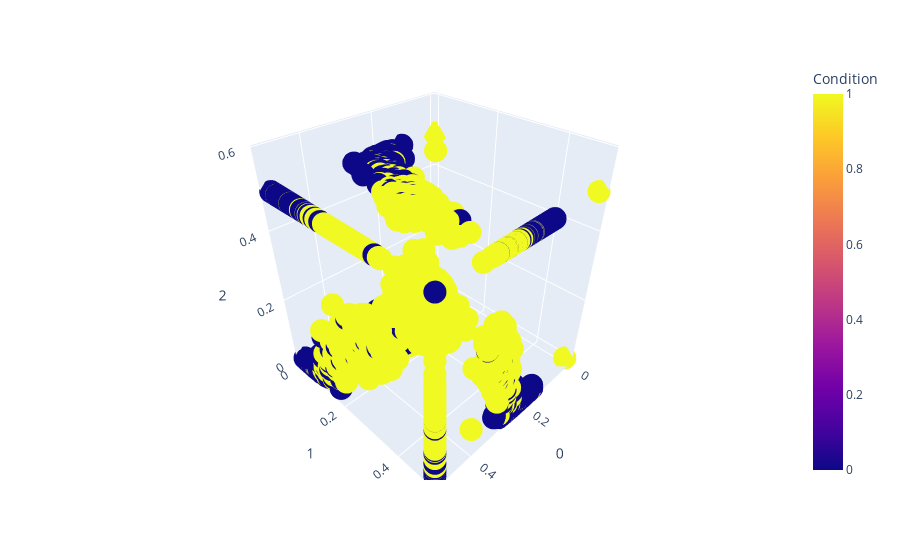

Notebook code for this chart:
### Code cell
import plotly.express as px
fig = px.scatter_3d(predd_df, x=0, y=1, z=2, color="Condition")
fig.show()

### Figure 1 — Plotly figure (JSON) as saved in the notebook; plotly's stock layout.template omitted (floating-point values rounded to 4 significant figures; data arrays with more than 128 entries replaced by an {"elided": "..."} marker saying what was removed)
{"data": [{"hovertemplate": "0=%{x}<br>1=%{y}<br>2=%{z}<br>Condition=%{marker.color}<extra></extra>", "legendgroup": "", "marker": {"color": {"elided": "7348 int values"}, "coloraxis": "coloraxis", "symbol": "circle"}, "mode": "markers", "name": "", "scene": "scene", "showlegend": false, "type": "scatter3d", "x": {"elided": "7348 float values"}, "y": {"elided": "7348 float values"}, "z": {"elided": "7348 float values"}}], "layout": {"coloraxis": {"colorbar": {"title": {"text": "Condition"}}, "colorscale": [[0, "#0d0887"], [0.1111, "#46039f"], [0.2222, "#7201a8"], [0.3333, "#9c179e"], [0.4444, "#bd3786"], [0.5556, "#d8576b"], [0.6667, "#ed7953"], [0.7778, "#fb9f3a"], [0.8889, "#fdca26"], [1, "#f0f921"]]}, "legend": {"tracegroupgap": 0}, "margin": {"t": 60}, "scene": {"domain": {"x": [0, 1], "y": [0, 1]}, "xaxis": {"title": {"text": "0"}}, "yaxis": {"title": {"text": "1"}}, "zaxis": {"title": {"text": "2"}}}}}
